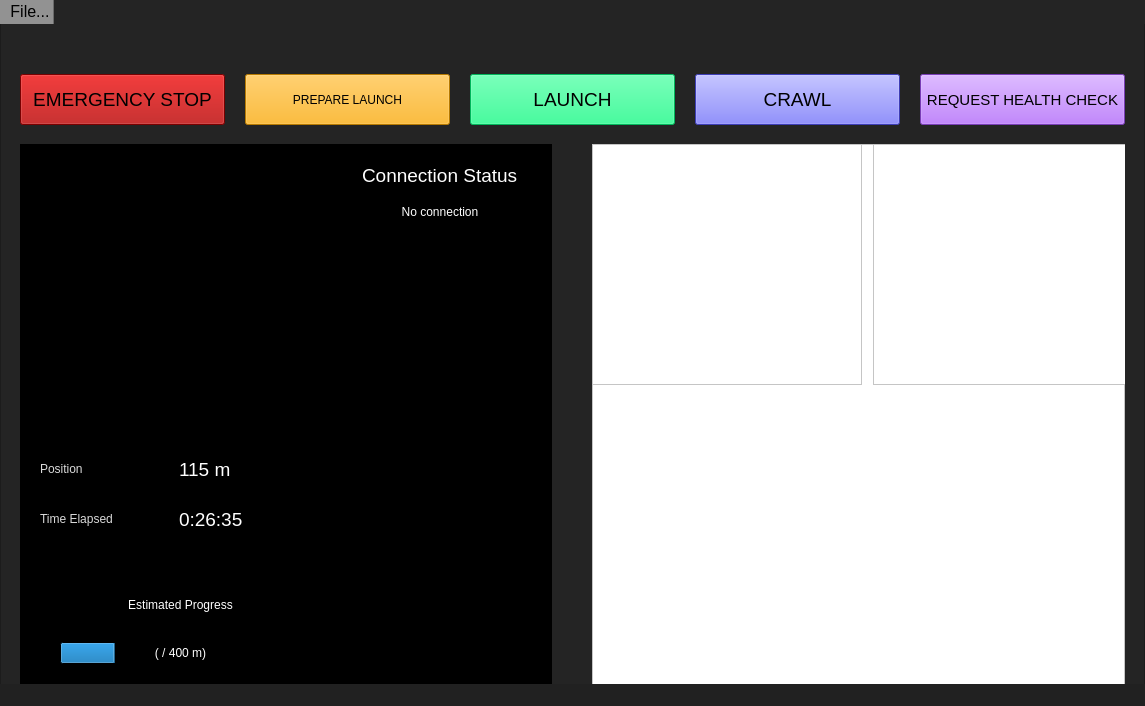
<?xml version="1.0" encoding="UTF-8"?>
<ui version="4.0">
 <class>MainWindow</class>
 <widget class="QMainWindow" name="MainWindow">
  <property name="geometry">
   <rect>
    <x>0</x>
    <y>0</y>
    <width>1145</width>
    <height>706</height>
   </rect>
  </property>
  <property name="sizePolicy">
   <sizepolicy hsizetype="Preferred" vsizetype="Fixed">
    <horstretch>0</horstretch>
    <verstretch>0</verstretch>
   </sizepolicy>
  </property>
  <property name="windowTitle">
   <string>MainWindow</string>
  </property>
  <property name="styleSheet">
   <string notr="true">background-color: rgb(33, 33, 33);</string>
  </property>
  <widget class="QWidget" name="centralwidget">
   <widget class="QFrame" name="main_frame">
    <property name="geometry">
     <rect>
      <x>0</x>
      <y>-40</y>
      <width>1145</width>
      <height>791</height>
     </rect>
    </property>
    <property name="styleSheet">
     <string notr="true">background-color: rgb(36, 36, 36);</string>
    </property>
    <property name="frameShape">
     <enum>QFrame::StyledPanel</enum>
    </property>
    <property name="frameShadow">
     <enum>QFrame::Raised</enum>
    </property>
    <widget class="QPushButton" name="eStopBtn">
     <property name="geometry">
      <rect>
       <x>20</x>
       <y>90</y>
       <width>205</width>
       <height>51</height>
      </rect>
     </property>
     <property name="font">
      <font>
       <family>Arial</family>
       <pointsize>14</pointsize>
       <weight>7</weight>
       <italic>false</italic>
       <bold>false</bold>
      </font>
     </property>
     <property name="styleSheet">
      <string notr="true">background-color: rgb(170, 0, 0);
color: rgb(0, 0. 0);
font: 63 14pt &quot;Arial&quot;;
</string>
     </property>
     <property name="text">
      <string>EMERGENCY STOP</string>
     </property>
    </widget>
    <widget class="QFrame" name="dashboardFrame">
     <property name="geometry">
      <rect>
       <x>20</x>
       <y>160</y>
       <width>532</width>
       <height>551</height>
      </rect>
     </property>
     <property name="styleSheet">
      <string notr="true">background-color: rgb(0, 0, 0);</string>
     </property>
     <property name="frameShape">
      <enum>QFrame::StyledPanel</enum>
     </property>
     <property name="frameShadow">
      <enum>QFrame::Raised</enum>
     </property>
     <widget class="QWidget" name="verticalLayoutWidget">
      <property name="geometry">
       <rect>
        <x>0</x>
        <y>0</y>
        <width>311</width>
        <height>291</height>
       </rect>
      </property>
      <layout class="QVBoxLayout" name="speedGaugeLayout"/>
     </widget>
     <widget class="QLabel" name="estimated_progress_title_label">
      <property name="geometry">
       <rect>
        <x>80</x>
        <y>450</y>
        <width>161</width>
        <height>21</height>
       </rect>
      </property>
      <property name="styleSheet">
       <string notr="true">font: 75 10pt &quot;Microsoft YaHei UI&quot;;
color: rgb(255, 255, 255);</string>
      </property>
      <property name="text">
       <string>Estimated Progress</string>
      </property>
      <property name="alignment">
       <set>Qt::AlignCenter</set>
      </property>
     </widget>
     <widget class="QWidget" name="verticalLayoutWidget_2">
      <property name="geometry">
       <rect>
        <x>40</x>
        <y>480</y>
        <width>241</width>
        <height>59</height>
       </rect>
      </property>
      <layout class="QVBoxLayout" name="progressbarLayout">
       <item>
        <widget class="QProgressBar" name="progressBar">
         <property name="enabled">
          <bool>true</bool>
         </property>
         <property name="autoFillBackground">
          <bool>false</bool>
         </property>
         <property name="styleSheet">
          <string notr="true">color: rgb(255, 255, 255);</string>
         </property>
         <property name="inputMethodHints">
          <set>Qt::ImhNone</set>
         </property>
         <property name="maximum">
          <number>500</number>
         </property>
         <property name="value">
          <number>115</number>
         </property>
         <property name="textVisible">
          <bool>true</bool>
         </property>
         <property name="invertedAppearance">
          <bool>false</bool>
         </property>
         <property name="textDirection">
          <enum>QProgressBar::TopToBottom</enum>
         </property>
         <property name="format">
          <string>( / 400 m)</string>
         </property>
        </widget>
       </item>
      </layout>
     </widget>
     <widget class="QWidget" name="horizontalLayoutWidget">
      <property name="geometry">
       <rect>
        <x>20</x>
        <y>310</y>
        <width>271</width>
        <height>31</height>
       </rect>
      </property>
      <layout class="QHBoxLayout" name="positionLayout">
       <item>
        <widget class="QLabel" name="positionTxt">
         <property name="enabled">
          <bool>true</bool>
         </property>
         <property name="sizePolicy">
          <sizepolicy hsizetype="Preferred" vsizetype="Fixed">
           <horstretch>0</horstretch>
           <verstretch>0</verstretch>
          </sizepolicy>
         </property>
         <property name="styleSheet">
          <string notr="true">font: 12pt &quot;Arial&quot;;
color: rgb(218, 218, 218);</string>
         </property>
         <property name="text">
          <string>Position</string>
         </property>
        </widget>
       </item>
       <item>
        <widget class="QLabel" name="positionVal">
         <property name="font">
          <font>
           <family>Arial</family>
           <pointsize>14</pointsize>
           <weight>50</weight>
           <italic>false</italic>
           <bold>false</bold>
          </font>
         </property>
         <property name="styleSheet">
          <string notr="true">font: 14pt &quot;Arial&quot;;
color: rgb(255, 255, 255);</string>
         </property>
         <property name="text">
          <string>115 m</string>
         </property>
         <property name="alignment">
          <set>Qt::AlignLeading|Qt::AlignLeft|Qt::AlignVCenter</set>
         </property>
        </widget>
       </item>
      </layout>
     </widget>
     <widget class="QWidget" name="horizontalLayoutWidget_2">
      <property name="geometry">
       <rect>
        <x>20</x>
        <y>360</y>
        <width>271</width>
        <height>31</height>
       </rect>
      </property>
      <layout class="QHBoxLayout" name="timeElapsedLayout">
       <item>
        <widget class="QLabel" name="timeElapsedTxt">
         <property name="enabled">
          <bool>true</bool>
         </property>
         <property name="sizePolicy">
          <sizepolicy hsizetype="Preferred" vsizetype="Fixed">
           <horstretch>0</horstretch>
           <verstretch>0</verstretch>
          </sizepolicy>
         </property>
         <property name="styleSheet">
          <string notr="true">font: 12pt &quot;Arial&quot;;
color: rgb(218, 218, 218);</string>
         </property>
         <property name="text">
          <string>Time Elapsed</string>
         </property>
         <property name="alignment">
          <set>Qt::AlignJustify|Qt::AlignVCenter</set>
         </property>
        </widget>
       </item>
       <item>
        <widget class="QLabel" name="timeElapsedVal">
         <property name="font">
          <font>
           <family>Arial</family>
           <pointsize>14</pointsize>
           <weight>50</weight>
           <italic>false</italic>
           <bold>false</bold>
          </font>
         </property>
         <property name="styleSheet">
          <string notr="true">font: 14pt &quot;Arial&quot;;
color: rgb(255, 255, 255);</string>
         </property>
         <property name="text">
          <string>0:26:35</string>
         </property>
         <property name="alignment">
          <set>Qt::AlignJustify|Qt::AlignVCenter</set>
         </property>
        </widget>
       </item>
      </layout>
     </widget>
     <widget class="QWidget" name="verticalLayoutWidget_3">
      <property name="geometry">
       <rect>
        <x>340</x>
        <y>20</y>
        <width>160</width>
        <height>61</height>
       </rect>
      </property>
      <layout class="QVBoxLayout" name="connectLayout">
       <property name="sizeConstraint">
        <enum>QLayout::SetDefaultConstraint</enum>
       </property>
       <item alignment="Qt::AlignHCenter|Qt::AlignTop">
        <widget class="QLabel" name="connectionTxt">
         <property name="font">
          <font>
           <family>Arial</family>
           <pointsize>14</pointsize>
           <weight>7</weight>
           <italic>false</italic>
           <bold>false</bold>
          </font>
         </property>
         <property name="styleSheet">
          <string notr="true">font: 63 14pt &quot;Arial&quot;;
color: rgb(255, 255, 255);</string>
         </property>
         <property name="text">
          <string>Connection Status</string>
         </property>
        </widget>
       </item>
       <item>
        <widget class="QLabel" name="connectionStatus">
         <property name="styleSheet">
          <string notr="true">font: 63 12pt &quot;Arial&quot;;
color: rgb(255, 255, 255);</string>
         </property>
         <property name="text">
          <string>No connection</string>
         </property>
         <property name="textFormat">
          <enum>Qt::AutoText</enum>
         </property>
         <property name="alignment">
          <set>Qt::AlignCenter</set>
         </property>
        </widget>
       </item>
      </layout>
     </widget>
     <widget class="QFrame" name="stateFrame">
      <property name="geometry">
       <rect>
        <x>330</x>
        <y>100</y>
        <width>181</width>
        <height>421</height>
       </rect>
      </property>
      <property name="autoFillBackground">
       <bool>true</bool>
      </property>
      <property name="frameShape">
       <enum>QFrame::StyledPanel</enum>
      </property>
      <property name="frameShadow">
       <enum>QFrame::Plain</enum>
      </property>
     </widget>
    </widget>
    <widget class="QPushButton" name="prepLaunchBtn">
     <property name="geometry">
      <rect>
       <x>245</x>
       <y>90</y>
       <width>205</width>
       <height>51</height>
      </rect>
     </property>
     <property name="styleSheet">
      <string notr="true">background-color: rgb(255, 170, 0);
color: rgb(0, 0. 0);
font: 63 14pt &quot;Arial&quot;;
</string>
     </property>
     <property name="text">
      <string>PREPARE LAUNCH</string>
     </property>
    </widget>
    <widget class="QPushButton" name="launchBtn">
     <property name="geometry">
      <rect>
       <x>470</x>
       <y>90</y>
       <width>205</width>
       <height>51</height>
      </rect>
     </property>
     <property name="font">
      <font>
       <family>Arial</family>
       <pointsize>14</pointsize>
       <weight>7</weight>
       <italic>false</italic>
       <bold>false</bold>
      </font>
     </property>
     <property name="cursor">
      <cursorShape>ArrowCursor</cursorShape>
     </property>
     <property name="styleSheet">
      <string notr="true">background-color: rgb(0, 255, 127);
color: rgb(0, 0. 0);
font: 63 14pt &quot;Arial&quot;;
</string>
     </property>
     <property name="text">
      <string>LAUNCH</string>
     </property>
    </widget>
    <widget class="QPushButton" name="crawlBtn">
     <property name="geometry">
      <rect>
       <x>695</x>
       <y>90</y>
       <width>205</width>
       <height>51</height>
      </rect>
     </property>
     <property name="font">
      <font>
       <family>Arial</family>
       <pointsize>14</pointsize>
       <weight>7</weight>
       <italic>false</italic>
       <bold>false</bold>
      </font>
     </property>
     <property name="cursor">
      <cursorShape>ArrowCursor</cursorShape>
     </property>
     <property name="styleSheet">
      <string notr="true">background-color: rgb(85, 85, 255);
color: rgb(0, 0. 0);
font: 63 14pt &quot;Arial&quot;;
</string>
     </property>
     <property name="text">
      <string>CRAWL</string>
     </property>
    </widget>
    <widget class="QPushButton" name="healthChkBtn">
     <property name="geometry">
      <rect>
       <x>920</x>
       <y>90</y>
       <width>205</width>
       <height>51</height>
      </rect>
     </property>
     <property name="font">
      <font>
       <family>Arial</family>
       <pointsize>11</pointsize>
       <weight>9</weight>
       <italic>false</italic>
       <bold>false</bold>
      </font>
     </property>
     <property name="cursor">
      <cursorShape>ArrowCursor</cursorShape>
     </property>
     <property name="styleSheet">
      <string notr="true">background-color: rgb(170, 85, 255);
color: rgb(0, 0. 0);
font: 75 11pt &quot;Arial&quot;;
</string>
     </property>
     <property name="text">
      <string>REQUEST HEALTH CHECK</string>
     </property>
    </widget>
    <widget class="QLabel" name="albertaloopLogo">
     <property name="geometry">
      <rect>
       <x>927</x>
       <y>40</y>
       <width>190</width>
       <height>24</height>
      </rect>
     </property>
     <property name="text">
      <string/>
     </property>
     <property name="pixmap">
      <pixmap>img/Albertaloop_logo.png</pixmap>
     </property>
    </widget>
    <widget class="QFrame" name="dataFrame">
     <property name="geometry">
      <rect>
       <x>592</x>
       <y>160</y>
       <width>533</width>
       <height>551</height>
      </rect>
     </property>
     <property name="styleSheet">
      <string notr="true">background-color: rgb(255, 255, 255);
border-color: rgb(217, 217, 217);
</string>
     </property>
     <property name="frameShape">
      <enum>QFrame::StyledPanel</enum>
     </property>
     <property name="frameShadow">
      <enum>QFrame::Raised</enum>
     </property>
     <widget class="QTableWidget" name="telemetryTable1">
      <property name="geometry">
       <rect>
        <x>0</x>
        <y>0</y>
        <width>270</width>
        <height>241</height>
       </rect>
      </property>
     </widget>
     <widget class="QTableWidget" name="telemetryTable1_2">
      <property name="geometry">
       <rect>
        <x>281</x>
        <y>0</y>
        <width>270</width>
        <height>241</height>
       </rect>
      </property>
     </widget>
    </widget>
    <zorder>eStopBtn</zorder>
    <zorder>dashboardFrame</zorder>
    <zorder>prepLaunchBtn</zorder>
    <zorder>launchBtn</zorder>
    <zorder>crawlBtn</zorder>
    <zorder>healthChkBtn</zorder>
    <zorder>dataFrame</zorder>
    <zorder>albertaloopLogo</zorder>
   </widget>
  </widget>
  <widget class="QStatusBar" name="statusbar"/>
  <widget class="QMenuBar" name="menubar_RENAMETOSPEC">
   <property name="geometry">
    <rect>
     <x>0</x>
     <y>0</y>
     <width>1145</width>
     <height>24</height>
    </rect>
   </property>
   <property name="font">
    <font>
     <family>Arial</family>
     <pointsize>12</pointsize>
     <weight>50</weight>
     <italic>false</italic>
     <bold>false</bold>
    </font>
   </property>
   <property name="autoFillBackground">
    <bool>false</bool>
   </property>
   <property name="styleSheet">
    <string notr="true">font: 12pt &quot;Arial&quot;;
color: rgb(0, 0, 0);
background-color: qlineargradient(spread:pad, x1:0, y1:0, x2:1, y2:0, stop:0 rgba(146, 146, 146, 255), stop:0.047 rgba(146, 146, 146, 255), stop:0.048 rgba(36, 36, 36, 255));
selection-background-color: rgb(197, 197, 197);</string>
   </property>
   <widget class="QMenu" name="menuFile">
    <property name="enabled">
     <bool>true</bool>
    </property>
    <property name="autoFillBackground">
     <bool>false</bool>
    </property>
    <property name="styleSheet">
     <string notr="true">font: 10pt &quot;Arial&quot;;
color: rgb(0, 0, 0);
background-color: rgb(217, 217, 217);
selection-background-color: rgb(197, 197, 197);</string>
    </property>
    <property name="title">
     <string>File...</string>
    </property>
    <property name="separatorsCollapsible">
     <bool>false</bool>
    </property>
    <property name="toolTipsVisible">
     <bool>true</bool>
    </property>
    <addaction name="actionExport"/>
    <addaction name="actionPacket_Logger"/>
    <addaction name="separator"/>
    <addaction name="actionClose"/>
   </widget>
   <addaction name="menuFile"/>
  </widget>
  <action name="actionExport">
   <property name="checkable">
    <bool>false</bool>
   </property>
   <property name="text">
    <string>Export</string>
   </property>
   <property name="toolTip">
    <string>(PH) Exports data.</string>
   </property>
   <property name="whatsThis">
    <string/>
   </property>
   <property name="shortcutContext">
    <enum>Qt::WindowShortcut</enum>
   </property>
  </action>
  <action name="actionPacket_Logger">
   <property name="text">
    <string>Packet Logger</string>
   </property>
   <property name="toolTip">
    <string>(PH) Opens packet logger.</string>
   </property>
  </action>
  <action name="actionClose">
   <property name="text">
    <string>Close</string>
   </property>
   <property name="toolTip">
    <string>(PH) Closes application.</string>
   </property>
  </action>
 </widget>
 <resources/>
 <connections/>
</ui>
